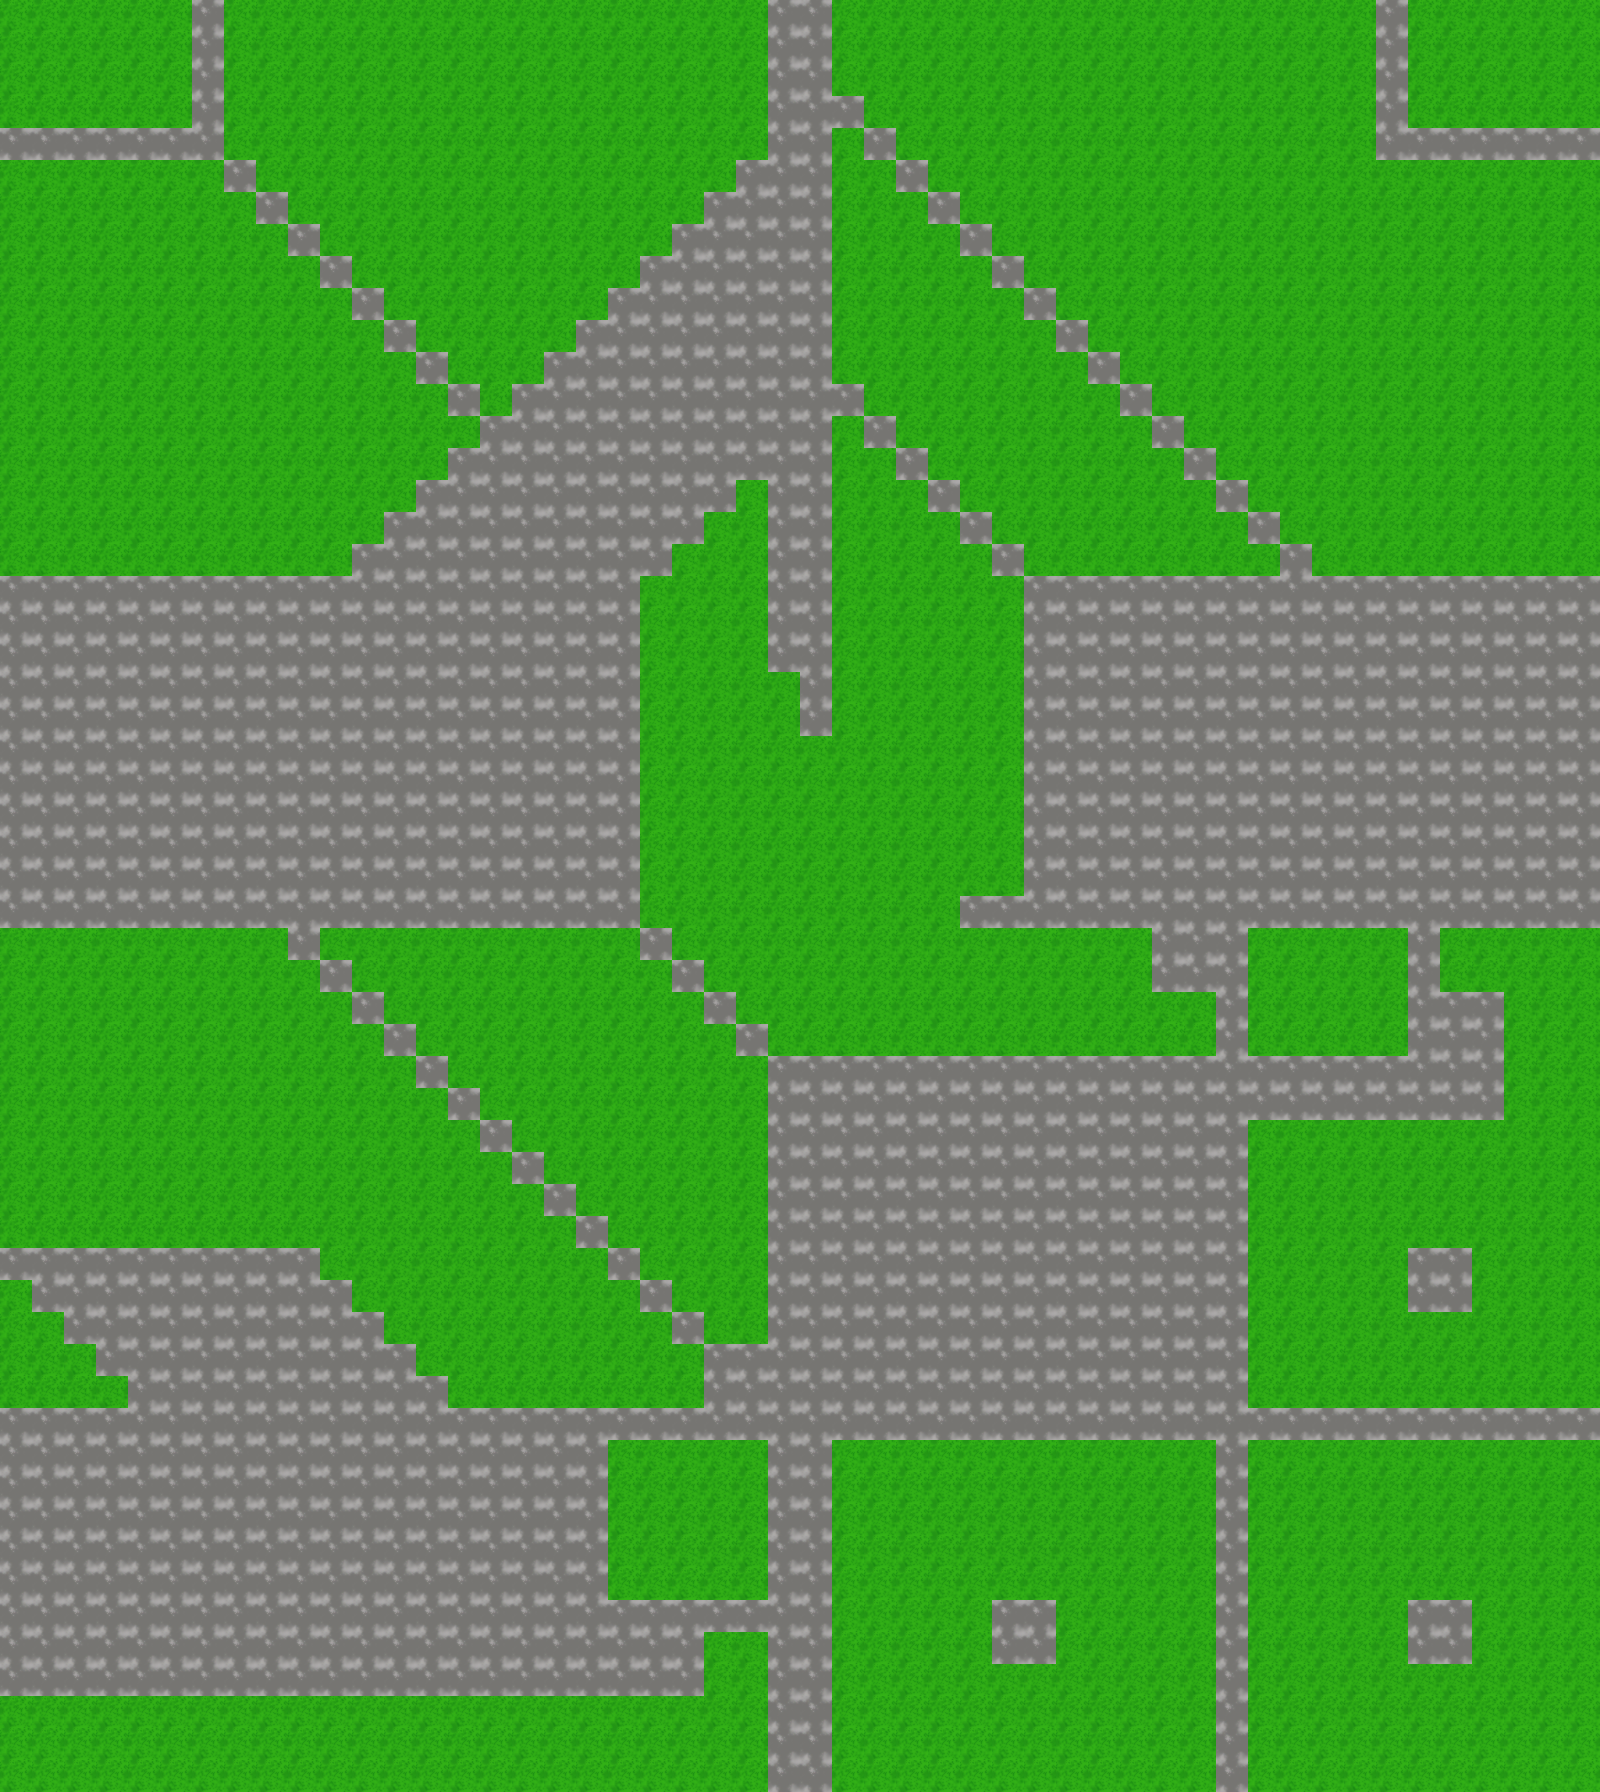

The image is a tile-based game level rendered from a .tmx file. Its description and complete source (layers, tilesets, objects, tile grids) follow:
An orthogonal 50x56 tile map with 32x32 px tiles, 1 tile layer (background).

<map version="1.0" orientation="orthogonal" width="50" height="56" tilewidth="32" tileheight="32">
 <tileset firstgid="1" name="backgrounds" tilewidth="32" tileheight="32">
  <image source="../../assets/backgrounds.png" width="64" height="32" />
 </tileset>
 <layer name="background" width="50" height="56">
  <data encoding="csv">
1,1,1,1,1,1,2,1,1,1,1,1,1,1,1,1,1,1,1,1,1,1,1,1,2,2,1,1,1,1,1,1,1,1,1,1,1,1,1,1,1,1,1,2,1,1,1,1,1,1,
1,1,1,1,1,1,2,1,1,1,1,1,1,1,1,1,1,1,1,1,1,1,1,1,2,2,1,1,1,1,1,1,1,1,1,1,1,1,1,1,1,1,1,2,1,1,1,1,1,1,
1,1,1,1,1,1,2,1,1,1,1,1,1,1,1,1,1,1,1,1,1,1,1,1,2,2,1,1,1,1,1,1,1,1,1,1,1,1,1,1,1,1,1,2,1,1,1,1,1,1,
1,1,1,1,1,1,2,1,1,1,1,1,1,1,1,1,1,1,1,1,1,1,1,1,2,2,2,1,1,1,1,1,1,1,1,1,1,1,1,1,1,1,1,2,1,1,1,1,1,1,
2,2,2,2,2,2,2,1,1,1,1,1,1,1,1,1,1,1,1,1,1,1,1,1,2,2,1,2,1,1,1,1,1,1,1,1,1,1,1,1,1,1,1,2,2,2,2,2,2,2,
1,1,1,1,1,1,1,2,1,1,1,1,1,1,1,1,1,1,1,1,1,1,1,2,2,2,1,1,2,1,1,1,1,1,1,1,1,1,1,1,1,1,1,1,1,1,1,1,1,1,
1,1,1,1,1,1,1,1,2,1,1,1,1,1,1,1,1,1,1,1,1,1,2,2,2,2,1,1,1,2,1,1,1,1,1,1,1,1,1,1,1,1,1,1,1,1,1,1,1,1,
1,1,1,1,1,1,1,1,1,2,1,1,1,1,1,1,1,1,1,1,1,2,2,2,2,2,1,1,1,1,2,1,1,1,1,1,1,1,1,1,1,1,1,1,1,1,1,1,1,1,
1,1,1,1,1,1,1,1,1,1,2,1,1,1,1,1,1,1,1,1,2,2,2,2,2,2,1,1,1,1,1,2,1,1,1,1,1,1,1,1,1,1,1,1,1,1,1,1,1,1,
1,1,1,1,1,1,1,1,1,1,1,2,1,1,1,1,1,1,1,2,2,2,2,2,2,2,1,1,1,1,1,1,2,1,1,1,1,1,1,1,1,1,1,1,1,1,1,1,1,1,
1,1,1,1,1,1,1,1,1,1,1,1,2,1,1,1,1,1,2,2,2,2,2,2,2,2,1,1,1,1,1,1,1,2,1,1,1,1,1,1,1,1,1,1,1,1,1,1,1,1,
1,1,1,1,1,1,1,1,1,1,1,1,1,2,1,1,1,2,2,2,2,2,2,2,2,2,1,1,1,1,1,1,1,1,2,1,1,1,1,1,1,1,1,1,1,1,1,1,1,1,
1,1,1,1,1,1,1,1,1,1,1,1,1,1,2,1,2,2,2,2,2,2,2,2,2,2,2,1,1,1,1,1,1,1,1,2,1,1,1,1,1,1,1,1,1,1,1,1,1,1,
1,1,1,1,1,1,1,1,1,1,1,1,1,1,1,2,2,2,2,2,2,2,2,2,2,2,1,2,1,1,1,1,1,1,1,1,2,1,1,1,1,1,1,1,1,1,1,1,1,1,
1,1,1,1,1,1,1,1,1,1,1,1,1,1,2,2,2,2,2,2,2,2,2,2,2,2,1,1,2,1,1,1,1,1,1,1,1,2,1,1,1,1,1,1,1,1,1,1,1,1,
1,1,1,1,1,1,1,1,1,1,1,1,1,2,2,2,2,2,2,2,2,2,2,1,2,2,1,1,1,2,1,1,1,1,1,1,1,1,2,1,1,1,1,1,1,1,1,1,1,1,
1,1,1,1,1,1,1,1,1,1,1,1,2,2,2,2,2,2,2,2,2,2,1,1,2,2,1,1,1,1,2,1,1,1,1,1,1,1,1,2,1,1,1,1,1,1,1,1,1,1,
1,1,1,1,1,1,1,1,1,1,1,2,2,2,2,2,2,2,2,2,2,1,1,1,2,2,1,1,1,1,1,2,1,1,1,1,1,1,1,1,2,1,1,1,1,1,1,1,1,1,
2,2,2,2,2,2,2,2,2,2,2,2,2,2,2,2,2,2,2,2,1,1,1,1,2,2,1,1,1,1,1,1,2,2,2,2,2,2,2,2,2,2,2,2,2,2,2,2,2,2,
2,2,2,2,2,2,2,2,2,2,2,2,2,2,2,2,2,2,2,2,1,1,1,1,2,2,1,1,1,1,1,1,2,2,2,2,2,2,2,2,2,2,2,2,2,2,2,2,2,2,
2,2,2,2,2,2,2,2,2,2,2,2,2,2,2,2,2,2,2,2,1,1,1,1,2,2,1,1,1,1,1,1,2,2,2,2,2,2,2,2,2,2,2,2,2,2,2,2,2,2,
2,2,2,2,2,2,2,2,2,2,2,2,2,2,2,2,2,2,2,2,1,1,1,1,1,2,1,1,1,1,1,1,2,2,2,2,2,2,2,2,2,2,2,2,2,2,2,2,2,2,
2,2,2,2,2,2,2,2,2,2,2,2,2,2,2,2,2,2,2,2,1,1,1,1,1,2,1,1,1,1,1,1,2,2,2,2,2,2,2,2,2,2,2,2,2,2,2,2,2,2,
2,2,2,2,2,2,2,2,2,2,2,2,2,2,2,2,2,2,2,2,1,1,1,1,1,1,1,1,1,1,1,1,2,2,2,2,2,2,2,2,2,2,2,2,2,2,2,2,2,2,
2,2,2,2,2,2,2,2,2,2,2,2,2,2,2,2,2,2,2,2,1,1,1,1,1,1,1,1,1,1,1,1,2,2,2,2,2,2,2,2,2,2,2,2,2,2,2,2,2,2,
2,2,2,2,2,2,2,2,2,2,2,2,2,2,2,2,2,2,2,2,1,1,1,1,1,1,1,1,1,1,1,1,2,2,2,2,2,2,2,2,2,2,2,2,2,2,2,2,2,2,
2,2,2,2,2,2,2,2,2,2,2,2,2,2,2,2,2,2,2,2,1,1,1,1,1,1,1,1,1,1,1,1,2,2,2,2,2,2,2,2,2,2,2,2,2,2,2,2,2,2,
2,2,2,2,2,2,2,2,2,2,2,2,2,2,2,2,2,2,2,2,1,1,1,1,1,1,1,1,1,1,1,1,2,2,2,2,2,2,2,2,2,2,2,2,2,2,2,2,2,2,
2,2,2,2,2,2,2,2,2,2,2,2,2,2,2,2,2,2,2,2,1,1,1,1,1,1,1,1,1,1,2,2,2,2,2,2,2,2,2,2,2,2,2,2,2,2,2,2,2,2,
1,1,1,1,1,1,1,1,1,2,1,1,1,1,1,1,1,1,1,1,2,1,1,1,1,1,1,1,1,1,1,1,1,1,1,1,2,2,2,1,1,1,1,1,2,1,1,1,1,1,
1,1,1,1,1,1,1,1,1,1,2,1,1,1,1,1,1,1,1,1,1,2,1,1,1,1,1,1,1,1,1,1,1,1,1,1,2,2,2,1,1,1,1,1,2,1,1,1,1,1,
1,1,1,1,1,1,1,1,1,1,1,2,1,1,1,1,1,1,1,1,1,1,2,1,1,1,1,1,1,1,1,1,1,1,1,1,1,1,2,1,1,1,1,1,2,2,2,1,1,1,
1,1,1,1,1,1,1,1,1,1,1,1,2,1,1,1,1,1,1,1,1,1,1,2,1,1,1,1,1,1,1,1,1,1,1,1,1,1,2,1,1,1,1,1,2,2,2,1,1,1,
1,1,1,1,1,1,1,1,1,1,1,1,1,2,1,1,1,1,1,1,1,1,1,1,2,2,2,2,2,2,2,2,2,2,2,2,2,2,2,2,2,2,2,2,2,2,2,1,1,1,
1,1,1,1,1,1,1,1,1,1,1,1,1,1,2,1,1,1,1,1,1,1,1,1,2,2,2,2,2,2,2,2,2,2,2,2,2,2,2,2,2,2,2,2,2,2,2,1,1,1,
1,1,1,1,1,1,1,1,1,1,1,1,1,1,1,2,1,1,1,1,1,1,1,1,2,2,2,2,2,2,2,2,2,2,2,2,2,2,2,1,1,1,1,1,1,1,1,1,1,1,
1,1,1,1,1,1,1,1,1,1,1,1,1,1,1,1,2,1,1,1,1,1,1,1,2,2,2,2,2,2,2,2,2,2,2,2,2,2,2,1,1,1,1,1,1,1,1,1,1,1,
1,1,1,1,1,1,1,1,1,1,1,1,1,1,1,1,1,2,1,1,1,1,1,1,2,2,2,2,2,2,2,2,2,2,2,2,2,2,2,1,1,1,1,1,1,1,1,1,1,1,
1,1,1,1,1,1,1,1,1,1,1,1,1,1,1,1,1,1,2,1,1,1,1,1,2,2,2,2,2,2,2,2,2,2,2,2,2,2,2,1,1,1,1,1,1,1,1,1,1,1,
2,2,2,2,2,2,2,2,2,2,1,1,1,1,1,1,1,1,1,2,1,1,1,1,2,2,2,2,2,2,2,2,2,2,2,2,2,2,2,1,1,1,1,1,2,2,1,1,1,1,
1,2,2,2,2,2,2,2,2,2,2,1,1,1,1,1,1,1,1,1,2,1,1,1,2,2,2,2,2,2,2,2,2,2,2,2,2,2,2,1,1,1,1,1,2,2,1,1,1,1,
1,1,2,2,2,2,2,2,2,2,2,2,1,1,1,1,1,1,1,1,1,2,1,1,2,2,2,2,2,2,2,2,2,2,2,2,2,2,2,1,1,1,1,1,1,1,1,1,1,1,
1,1,1,2,2,2,2,2,2,2,2,2,2,1,1,1,1,1,1,1,1,1,2,2,2,2,2,2,2,2,2,2,2,2,2,2,2,2,2,1,1,1,1,1,1,1,1,1,1,1,
1,1,1,1,2,2,2,2,2,2,2,2,2,2,1,1,1,1,1,1,1,1,2,2,2,2,2,2,2,2,2,2,2,2,2,2,2,2,2,1,1,1,1,1,1,1,1,1,1,1,
2,2,2,2,2,2,2,2,2,2,2,2,2,2,2,2,2,2,2,2,2,2,2,2,2,2,2,2,2,2,2,2,2,2,2,2,2,2,2,2,2,2,2,2,2,2,2,2,2,2,
2,2,2,2,2,2,2,2,2,2,2,2,2,2,2,2,2,2,2,1,1,1,1,1,2,2,1,1,1,1,1,1,1,1,1,1,1,1,2,1,1,1,1,1,1,1,1,1,1,1,
2,2,2,2,2,2,2,2,2,2,2,2,2,2,2,2,2,2,2,1,1,1,1,1,2,2,1,1,1,1,1,1,1,1,1,1,1,1,2,1,1,1,1,1,1,1,1,1,1,1,
2,2,2,2,2,2,2,2,2,2,2,2,2,2,2,2,2,2,2,1,1,1,1,1,2,2,1,1,1,1,1,1,1,1,1,1,1,1,2,1,1,1,1,1,1,1,1,1,1,1,
2,2,2,2,2,2,2,2,2,2,2,2,2,2,2,2,2,2,2,1,1,1,1,1,2,2,1,1,1,1,1,1,1,1,1,1,1,1,2,1,1,1,1,1,1,1,1,1,1,1,
2,2,2,2,2,2,2,2,2,2,2,2,2,2,2,2,2,2,2,1,1,1,1,1,2,2,1,1,1,1,1,1,1,1,1,1,1,1,2,1,1,1,1,1,1,1,1,1,1,1,
2,2,2,2,2,2,2,2,2,2,2,2,2,2,2,2,2,2,2,2,2,2,2,2,2,2,1,1,1,1,1,2,2,1,1,1,1,1,2,1,1,1,1,1,2,2,1,1,1,1,
2,2,2,2,2,2,2,2,2,2,2,2,2,2,2,2,2,2,2,2,2,2,1,1,2,2,1,1,1,1,1,2,2,1,1,1,1,1,2,1,1,1,1,1,2,2,1,1,1,1,
2,2,2,2,2,2,2,2,2,2,2,2,2,2,2,2,2,2,2,2,2,2,1,1,2,2,1,1,1,1,1,1,1,1,1,1,1,1,2,1,1,1,1,1,1,1,1,1,1,1,
1,1,1,1,1,1,1,1,1,1,1,1,1,1,1,1,1,1,1,1,1,1,1,1,2,2,1,1,1,1,1,1,1,1,1,1,1,1,2,1,1,1,1,1,1,1,1,1,1,1,
1,1,1,1,1,1,1,1,1,1,1,1,1,1,1,1,1,1,1,1,1,1,1,1,2,2,1,1,1,1,1,1,1,1,1,1,1,1,2,1,1,1,1,1,1,1,1,1,1,1,
1,1,1,1,1,1,1,1,1,1,1,1,1,1,1,1,1,1,1,1,1,1,1,1,2,2,1,1,1,1,1,1,1,1,1,1,1,1,2,1,1,1,1,1,1,1,1,1,1,1
</data>
 </layer>
</map>